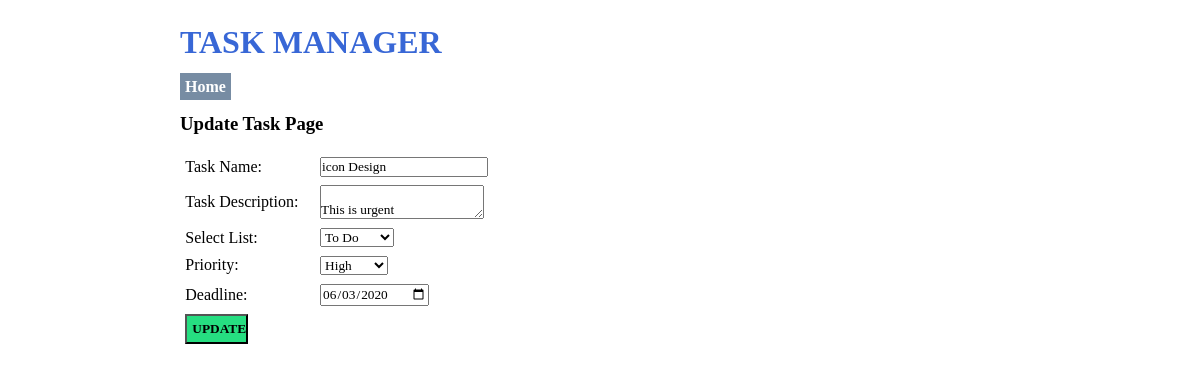
Page /update-task.php?task_id=2 on the committed database.
### tables this page shows
CREATE TABLE `tbl_tasks` (
  `task_id` int(10) UNSIGNED NOT NULL,
  `task_name` varchar(150) NOT NULL,
  `task_description` text NOT NULL,
  `list_id` int(11) NOT NULL,
  `priority` varchar(10) NOT NULL,
  `deadline` date NOT NULL
);

CREATE TABLE `tbl_lists` (
  `list_id` int(10) UNSIGNED NOT NULL,
  `list_name` varchar(50) NOT NULL,
  `list_description` varchar(150) DEFAULT NULL
);

### update-task.php (the view, shortened to what this page needs)
<?php
    if(isset($_GET['task_id']))
    {
        $task_id = $_GET['task_id'];
        $conn = mysqli_connect(LOCALHOST, DB_USERNAME, DB_PASSWORD) or die(mysqli_error());
        $sql = "SELECT * FROM tbl_tasks WHERE task_id=$task_id";
        $res = mysqli_query($conn, $sql);
        if($res==true)
        {
            $row = mysqli_fetch_assoc($res);
            $task_name = $row['task_name'];
            $task_description = $row['task_description'];
            $list_id = $row['list_id'];
            $priority = $row['priority'];
            $deadline = $row['deadline'];
        }
    }
    else
    {
        header('location:'.SITEURL);
    }
?>
<html>
    <head>
        <link rel="stylesheet" href="<?php echo SITEURL; ?>css/style.css" />
    </head>
    <body>
        <div class="wrapper">
        <h1>TASK MANAGER</h1>
        <p>
            <a class="btn-secondary" href="<?php echo SITEURL; ?>">Home</a>
        </p>
        <h3>Update Task Page</h3>
        <form method="POST" action="">
            <table class="tbl-half">
                <tr>
                    <td>Task Name: </td>
                    <td><input type="text" name="task_name" value="<?php echo $task_name; ?>" required="required" /></td>
                </tr>
                <tr>
                    <td>Task Description: </td>
                    <td>
                        <textarea name="task_description">
                        <?php echo $task_description; ?>
                        </textarea>
                    </td>
                </tr>
                <tr>
                    <td>Select List: </td>
                    <td>
                        <select name="list_id">
                            <?php
                                $conn2 = mysqli_connect(LOCALHOST, DB_USERNAME, DB_PASSWORD) or die(mysqli_error());
                                $sql2 = "SELECT * FROM tbl_lists";
                                $res2 = mysqli_query($conn2, $sql2);
                                if($res2==true)
                                {
                                    $count_rows2 = mysqli_num_rows($res2);
                                    if($count_rows2>0)
                                    {
                                        while($row2=mysqli_fetch_assoc($res2))
                                        {
                                            $list_id_db = $row2['list_id'];
                                            $list_name = $row2['list_name'];
                                            ?>
                                            <option <?php if($list_id_db==$list_id){echo "selected='selected'";} ?> value="<?php echo $list_id_db; ?>"><?php echo $list_name; ?></option>
                                            <?php
                                        }
                                    }
                                    else
                                    {
                                        ?>
                                        <option <?php if($list_id=0){echo "selected='selected'";} ?> value="0">None</option>p
                                        <?php
                                    }
                                }
                            ?>
                        </select>
                    </td>
                </tr>
                <tr>
                    <td>Priority: </td>
                    <td>
                        <select name="priority">
                            <option <?php if($priority=="High"){echo "selected='selected'";} ?> value="High">High</option>
                        </select>
                    </td>
                </tr>
                <tr>
                    <td>Deadline: </td>
                    <td><input type="date" name="deadline" value="<?php echo $deadline; ?>" /></td>
                </tr>
                <tr>
                    <td><input class="btn-primary btn-lg" type="submit" name="submit" value="UPDATE" /></td>
                </tr>
            </table>
        </form>
        </div>
    </body>
</html>

### css/style.css (style rules this page uses)
* { margin: 0; padding: 0; font-family: verdana; }
.wrapper { width: 70%; margin: 0 auto; padding: 2%; }
h1 { color: #3867d6; margin-bottom: 2%; }
h3 { margin: 2% 0; }
.btn-primary { background-color: #26de81; padding: 5px; font-weight: bold; text-decoration: none; color: black; }
.btn-secondary { background-color: #778ca3; padding: 5px; font-weight: bold; text-decoration: none; color: white; }
.btn-lg { width: 50%; }
table tr td { padding: 1%; }
.tbl-half { width: 40%; }

### rows in the picture
tbl_tasks: task_name "icon Design", task_description "This is urgent", list_id "To Do", priority "High", deadline "06/03/2020"
